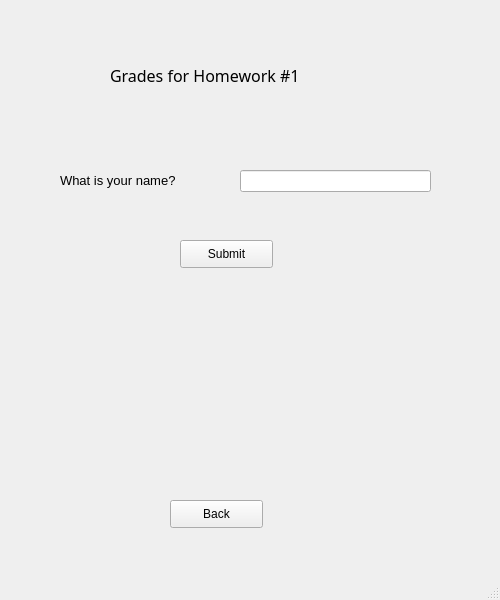
<?xml version="1.0" encoding="UTF-8"?>
<ui version="4.0">
 <class>MainWindow</class>
 <widget class="QMainWindow" name="MainWindow">
  <property name="geometry">
   <rect>
    <x>0</x>
    <y>0</y>
    <width>500</width>
    <height>600</height>
   </rect>
  </property>
  <property name="windowTitle">
   <string>MainWindow</string>
  </property>
  <widget class="QWidget" name="centralwidget">
   <widget class="QStackedWidget" name="stackedWidget">
    <property name="geometry">
     <rect>
      <x>0</x>
      <y>0</y>
      <width>491</width>
      <height>561</height>
     </rect>
    </property>
    <property name="frameShape">
     <enum>QFrame::NoFrame</enum>
    </property>
    <property name="lineWidth">
     <number>0</number>
    </property>
    <property name="currentIndex">
     <number>2</number>
    </property>
    <widget class="QWidget" name="main_page">
     <widget class="QRadioButton" name="student_radio">
      <property name="geometry">
       <rect>
        <x>310</x>
        <y>140</y>
        <width>95</width>
        <height>20</height>
       </rect>
      </property>
      <property name="text">
       <string>Student</string>
      </property>
     </widget>
     <widget class="QRadioButton" name="teacher_radio">
      <property name="geometry">
       <rect>
        <x>100</x>
        <y>140</y>
        <width>95</width>
        <height>20</height>
       </rect>
      </property>
      <property name="text">
       <string>Teacher</string>
      </property>
     </widget>
     <widget class="QPushButton" name="CancelButton_2">
      <property name="enabled">
       <bool>true</bool>
      </property>
      <property name="geometry">
       <rect>
        <x>190</x>
        <y>237</y>
        <width>120</width>
        <height>30</height>
       </rect>
      </property>
      <property name="font">
       <font>
        <pointsize>10</pointsize>
       </font>
      </property>
      <property name="text">
       <string>Cancel</string>
      </property>
      <property name="default">
       <bool>false</bool>
      </property>
     </widget>
     <widget class="QPushButton" name="OKButton">
      <property name="geometry">
       <rect>
        <x>190</x>
        <y>200</y>
        <width>120</width>
        <height>30</height>
       </rect>
      </property>
      <property name="sizeIncrement">
       <size>
        <width>0</width>
        <height>0</height>
       </size>
      </property>
      <property name="font">
       <font>
        <family>Microsoft JhengHei</family>
        <pointsize>10</pointsize>
       </font>
      </property>
      <property name="text">
       <string>OK</string>
      </property>
     </widget>
     <widget class="QLabel" name="label">
      <property name="geometry">
       <rect>
        <x>110</x>
        <y>30</y>
        <width>281</width>
        <height>81</height>
       </rect>
      </property>
      <property name="font">
       <font>
        <pointsize>25</pointsize>
       </font>
      </property>
      <property name="text">
       <string>What are you?</string>
      </property>
     </widget>
    </widget>
    <widget class="QWidget" name="teacher_page">
     <widget class="QLineEdit" name="stu_name_2">
      <property name="geometry">
       <rect>
        <x>230</x>
        <y>210</y>
        <width>181</width>
        <height>22</height>
       </rect>
      </property>
     </widget>
     <widget class="QLabel" name="stu_name_label_2">
      <property name="geometry">
       <rect>
        <x>120</x>
        <y>210</y>
        <width>101</width>
        <height>16</height>
       </rect>
      </property>
      <property name="text">
       <string>Student's Name</string>
      </property>
     </widget>
     <widget class="QLabel" name="add_stu_label_2">
      <property name="geometry">
       <rect>
        <x>160</x>
        <y>150</y>
        <width>231</width>
        <height>16</height>
       </rect>
      </property>
      <property name="font">
       <font>
        <pointsize>9</pointsize>
        <weight>50</weight>
        <bold>false</bold>
       </font>
      </property>
      <property name="text">
       <string>Add a Student's Grade</string>
      </property>
     </widget>
     <widget class="QLabel" name="Title_2">
      <property name="geometry">
       <rect>
        <x>90</x>
        <y>0</y>
        <width>331</width>
        <height>111</height>
       </rect>
      </property>
      <property name="font">
       <font>
        <family>Rockwell</family>
        <pointsize>12</pointsize>
        <weight>50</weight>
        <bold>false</bold>
       </font>
      </property>
      <property name="text">
       <string>For Homework #1: add a new grade</string>
      </property>
     </widget>
     <widget class="QLabel" name="add_grade_label_2">
      <property name="geometry">
       <rect>
        <x>120</x>
        <y>260</y>
        <width>91</width>
        <height>21</height>
       </rect>
      </property>
      <property name="text">
       <string>Number Grade</string>
      </property>
     </widget>
     <widget class="QPushButton" name="new_submit_2">
      <property name="geometry">
       <rect>
        <x>200</x>
        <y>330</y>
        <width>93</width>
        <height>28</height>
       </rect>
      </property>
      <property name="text">
       <string>Submit</string>
      </property>
     </widget>
     <widget class="QLabel" name="num_label_2">
      <property name="geometry">
       <rect>
        <x>290</x>
        <y>260</y>
        <width>91</width>
        <height>21</height>
       </rect>
      </property>
      <property name="text">
       <string>/100</string>
      </property>
     </widget>
     <widget class="QLineEdit" name="stu_grade_2">
      <property name="geometry">
       <rect>
        <x>230</x>
        <y>260</y>
        <width>50</width>
        <height>22</height>
       </rect>
      </property>
     </widget>
     <widget class="QPushButton" name="back_but">
      <property name="geometry">
       <rect>
        <x>200</x>
        <y>500</y>
        <width>93</width>
        <height>28</height>
       </rect>
      </property>
      <property name="text">
       <string>Back</string>
      </property>
     </widget>
    </widget>
    <widget class="QWidget" name="student_page">
     <widget class="QLabel" name="label_2">
      <property name="geometry">
       <rect>
        <x>60</x>
        <y>170</y>
        <width>261</width>
        <height>21</height>
       </rect>
      </property>
      <property name="font">
       <font>
        <pointsize>10</pointsize>
       </font>
      </property>
      <property name="text">
       <string>What is your name?</string>
      </property>
     </widget>
     <widget class="QPushButton" name="new_submit_3">
      <property name="geometry">
       <rect>
        <x>180</x>
        <y>240</y>
        <width>93</width>
        <height>28</height>
       </rect>
      </property>
      <property name="text">
       <string>Submit</string>
      </property>
     </widget>
     <widget class="QLabel" name="Title">
      <property name="geometry">
       <rect>
        <x>110</x>
        <y>30</y>
        <width>500</width>
        <height>91</height>
       </rect>
      </property>
      <property name="minimumSize">
       <size>
        <width>500</width>
        <height>0</height>
       </size>
      </property>
      <property name="font">
       <font>
        <family>Rockwell</family>
        <pointsize>12</pointsize>
        <weight>50</weight>
        <bold>false</bold>
       </font>
      </property>
      <property name="text">
       <string>Grades for Homework #1</string>
      </property>
     </widget>
     <widget class="QLineEdit" name="stu_name_3">
      <property name="geometry">
       <rect>
        <x>240</x>
        <y>170</y>
        <width>191</width>
        <height>22</height>
       </rect>
      </property>
     </widget>
     <widget class="QLabel" name="label_3">
      <property name="geometry">
       <rect>
        <x>90</x>
        <y>300</y>
        <width>301</width>
        <height>171</height>
       </rect>
      </property>
      <property name="font">
       <font>
        <pointsize>15</pointsize>
       </font>
      </property>
      <property name="text">
       <string/>
      </property>
      <property name="alignment">
       <set>Qt::AlignCenter</set>
      </property>
      <property name="wordWrap">
       <bool>true</bool>
      </property>
     </widget>
     <widget class="QPushButton" name="back">
      <property name="geometry">
       <rect>
        <x>170</x>
        <y>500</y>
        <width>93</width>
        <height>28</height>
       </rect>
      </property>
      <property name="text">
       <string>Back</string>
      </property>
     </widget>
    </widget>
   </widget>
  </widget>
  <widget class="QStatusBar" name="statusbar"/>
  <action name="actionsd">
   <property name="text">
    <string>sd</string>
   </property>
  </action>
 </widget>
 <resources/>
 <connections/>
</ui>
